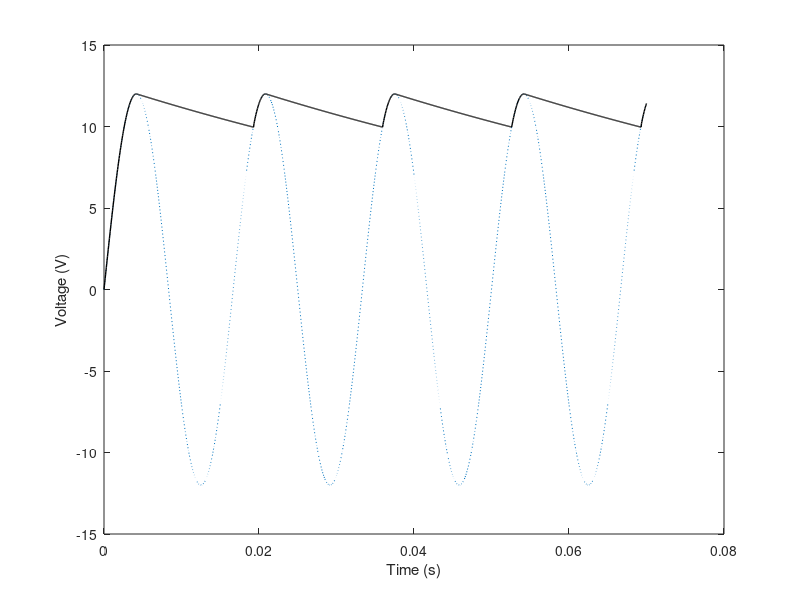

The MATLAB source for this figure:
clc
clear all
V0=12; C=45e-6; R=1800; f=60;
Tf=70e-3; w=2*pi*f;
clear t VR Vs
t=0:0.05e-3:Tf;
n=length(t);
state='on'
for i=1:n
 Vs(i)=V0*sin(w*t(i));
 switch state
 case 'on'
 VR(i)=Vs(i);
 iR=Vs(i)/R;
 iC=w*C*V0*cos(w*t(i));
 sumI=iR+iC;
 if sumI <= 0
 state='off ';
 tA=t(i);
 end
 case 'off '
 VR(i)=V0*sin(w*tA)*exp(-(t(i)-tA)/(R*C));
 if Vs(i) >= VR(i)
 state='on';
 end
 end
end
plot(t,Vs,':',t,VR,'k','linewidth',1)
xlabel('Time (s)'); ylabel('Voltage (V)')